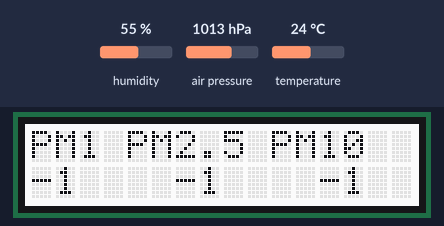
Bench run of a sketch on a simulated Arduino Mega 2560, built with avr-gcc and run on an emulated ATmega2560. On the bench: 16×2 character LCD. The inputs (shaded band) are chosen by the test bench; at power-on: humidity 55 %, air pressure 1013 hPa, temperature 24 °C. What the sketch prints to the serial monitor is not drawn.

Above: at 3.9 s.
4.0 s: humidity set to 22 %
At 17.3 s:
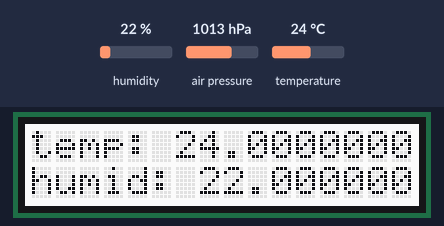
18.0 s: air pressure set to 952 hPa
At 30.4 s:
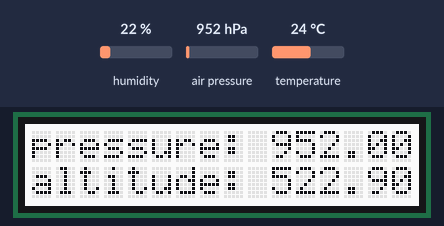
30.8 s: temperature set to 7 °C
At 39.1 s:
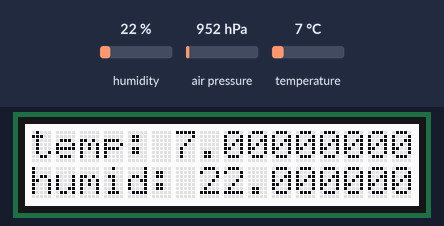
41.2 s: air pressure set to 1000 hPa
At 50.9 s:
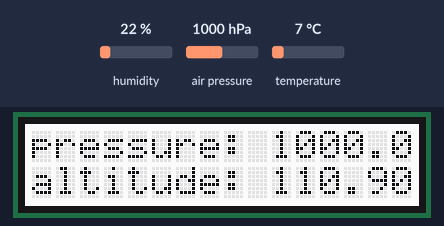
51.6 s: air pressure set to 975 hPa
At 61.7 s:
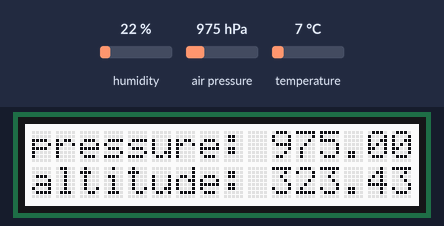
62.0 s: temperature set to 12 °C
At 69.5 s:
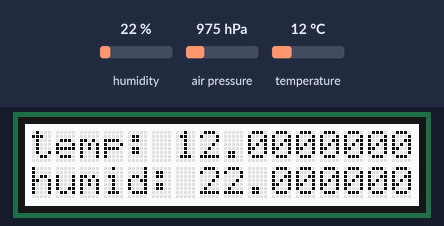
Timing chart, 0 to 71.0 s (numbered marks = the images above; inputs shaded):
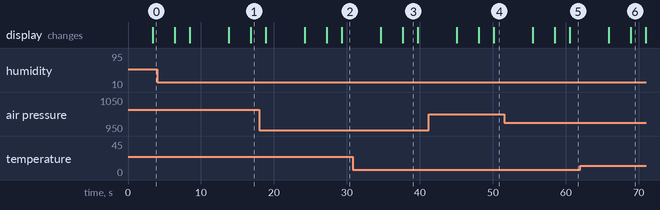

Measured:
- what the display in image 3 shows lasts 2.0 s, from 37.7 s to 39.7 s

The sketch:

AnySense.ino
```cpp
#include "config.h"
#include <Wire.h>
#include <Arduino.h>

#define VERSION 0.2

//=======================================
//=======================================
#if Output_LCD>0

  #if Output_LCD==1
    #include <rgb_lcd.h>
    rgb_lcd lcd;
  #endif

  void init_Output_LCD(){
    #if Output_LCD==1
      lcd.begin(16, 2);
    #endif
  }

  void set_Output_LCD_clear(){
    #if Output_LCD==1
      lcd.clear();
    #endif
  }

  void set_Output_LCD_bgcolor(int r=0, int g=0, int b=0){
    #if Output_LCD==1
      lcd.setRGB(r,g,b);
    #endif
  }

  void set_Output_LCD_print(int c=0, int l=0, String msg=""){
    #if Output_LCD==1
      lcd.setCursor(c, l);
      lcd.print(msg);
    #endif
  }

#endif

//=======================================
//=======================================
#if Sense_PM>0
  #if Sense_PM==1
    // Serial1.begin(9600);
  #elif Sense_PM==2
    #include <SoftwareSerial.h>
    SoftwareSerial mySerial(10, 11);
  #elif Sense_PM==3
    // Serial1.begin(9600);
  #elif Sense_PM==4
    #include <SoftwareSerial.h>
    SoftwareSerial mySerial(10, 11);
  #elif Sense_PM==5
    // Serial1.begin(9600);
  #elif Sense_PM==6
    #include <SoftwareSerial.h>
    SoftwareSerial mySerial(10, 11);
  #endif


  void init_Sensor_PM(){
    #if Sense_PM==1
      // Serial1.begin(9600);
    #elif Sense_PM==2
      // mySerial.begin(9600);
    #elif Sense_PM==3
      // Serial1.begin(9600);
    #elif Sense_PM==4
      // mySerial.begin(9600);
    #elif Sense_PM==5
      // Serial1.begin(9600);
    #elif Sense_PM==6
      // mySerial.begin(9600);
    #endif
    return;
  }

  void get_Sensor_PM(int *PM1 = 0, int *PM25 = 0, int *PM10 = 0){

    #if Sense_PM==1

      // based on the LASS codes: https://github.com/LinkItONEDevGroup/LASS/blob/master/Device_LinkItOne/LASS/LASS.ino
      unsigned long timeout = millis();
      int count=0;
      byte incomeByte[24];
      boolean startcount=false;
      byte data;
      Serial1.begin(9600);
      while (1){
        if((millis() - timeout) > 3000) {
          Serial.println("[G3-ERROR-TIMEOUT]");
          break;
        }
        if(Serial1.available()){
          data=Serial1.read();
          if(data==0x42 && !startcount){
            startcount = true;
            count++;
            incomeByte[0]=data;
          } else if (startcount){
            count++;
            incomeByte[count-1]=data;
            if(count>=24) {break;}
          }
        }
      }
      Serial1.end();
      Serial1.flush();
      unsigned int calcsum = 0; // BM
      unsigned int exptsum;
      for(int i = 0; i < 22; i++) {
        calcsum += (unsigned int)incomeByte[i];
      }

      exptsum = ((unsigned int)incomeByte[22] << 8) + (unsigned int)incomeByte[23];
      if(calcsum == exptsum) {
        *PM1 = ((unsigned int)incomeByte[10] << 8) + (unsigned int)incomeByte[11];
        *PM25 = ((unsigned int)incomeByte[12] << 8) + (unsigned int)incomeByte[13];
        *PM10 = ((unsigned int)incomeByte[14] << 8) + (unsigned int)incomeByte[15];
      } else {
        Serial.println("#[exception] PM2.5 Sensor CHECKSUM ERROR!");
        *PM1 = -1;
        *PM25 = -1;
        *PM10 = -1;
      }

    #elif Sense_PM==2

      // based on the LASS codes: https://github.com/LinkItONEDevGroup/LASS/blob/master/Device_LinkItOne/LASS/LASS.ino
      unsigned long timeout = millis();
      int count=0;
      byte incomeByte[24];
      boolean startcount=false;
      byte data;
      mySerial.begin(9600);
      while (1){
        if((millis() - timeout) > 3000) {
          Serial.println("[G3-ERROR-TIMEOUT]");
          break;
        }
        if(mySerial.available()){
          data=mySerial.read();
          if(data==0x42 && !startcount){
            startcount = true;
            count++;
            incomeByte[0]=data;
          } else if (startcount){
            count++;
            incomeByte[count-1]=data;
            if(count>=24) {break;}
          }
        }
      }
      mySerial.end();
      mySerial.flush();
      unsigned int calcsum = 0; // BM
      unsigned int exptsum;
      for(int i = 0; i < 22; i++) {
        calcsum += (unsigned int)incomeByte[i];
      }

      exptsum = ((unsigned int)incomeByte[22] << 8) + (unsigned int)incomeByte[23];
      if(calcsum == exptsum) {
        *PM1 = ((unsigned int)incomeByte[10] << 8) + (unsigned int)incomeByte[11];
        *PM25 = ((unsigned int)incomeByte[12] << 8) + (unsigned int)incomeByte[13];
        *PM10 = ((unsigned int)incomeByte[14] << 8) + (unsigned int)incomeByte[15];
      } else {
        Serial.println("#[exception] PM2.5 Sensor CHECKSUM ERROR!");
        *PM1 = -1;
        *PM25 = -1;
        *PM10 = -1;
      }

    #elif Sense_PM==3

      unsigned long timeout = millis();
      int count=0;
      byte incomeByte[32];
      boolean startcount=false;
      byte data;
      Serial1.begin(9600);
      while (1){
        if((millis() -timeout) > 1500) {
          Serial.println("[A4-ERROR-TIMEOUT]");
          //#TODO:make device fail alarm message here
          break;
        }
        if(Serial1.available()){
          data=Serial1.read();
          if(data==0x32 && !startcount){
            startcount = true;
            count++;
            incomeByte[0]=data;
          }else if(startcount){
            count++;
            incomeByte[count-1]=data;
            if(count>=32) {break;}
          }
        }
      }
      Serial1.end();
      Serial1.flush();
      unsigned int calcsum = 0; // BM
      unsigned int exptsum;
      for(int i = 0; i < 29; i++) {
        calcsum += (unsigned int)incomeByte[i];
      }

      exptsum = ((unsigned int)incomeByte[30] << 8) + (unsigned int)incomeByte[31];
      if(calcsum == exptsum) {
        *PM1 = ((unsigned int)incomeByte[4] << 8) + (unsigned int)incomeByte[5];
        *PM25 = ((unsigned int)incomeByte[6] << 8) + (unsigned int)incomeByte[7];
        *PM10 = ((unsigned int)incomeByte[8] << 8) + (unsigned int)incomeByte[9];
      } else {
        Serial.println("#[exception] PM2.5 Sensor CHECKSUM ERROR!");
        *PM1 = -1;
        *PM25 = -1;
        *PM10 = -1;
      }

    #elif Sense_PM==4

      unsigned long timeout = millis();
      int count=0;
      byte incomeByte[32];
      boolean startcount=false;
      byte data;
      mySerial.begin(9600);
      while (1){
        if((millis() -timeout) > 1500) {
          Serial.println("[A4-ERROR-TIMEOUT]");
          //#TODO:make device fail alarm message here
          break;
        }
        if(mySerial.available()){
          data=mySerial.read();
          if(data==0x32 && !startcount){
            startcount = true;
            count++;
            incomeByte[0]=data;
          }else if(startcount){
            count++;
            incomeByte[count-1]=data;
            if(count>=32) {break;}
          }
        }
      }
      mySerial.end();
      mySerial.flush();
      unsigned int calcsum = 0; // BM
      unsigned int exptsum;
      for(int i = 0; i < 29; i++) {
        calcsum += (unsigned int)incomeByte[i];
      }

      exptsum = ((unsigned int)incomeByte[30] << 8) + (unsigned int)incomeByte[31];
      if(calcsum == exptsum) {
        *PM1 = ((unsigned int)incomeByte[4] << 8) + (unsigned int)incomeByte[5];
        *PM25 = ((unsigned int)incomeByte[6] << 8) + (unsigned int)incomeByte[7];
        *PM10 = ((unsigned int)incomeByte[8] << 8) + (unsigned int)incomeByte[9];
      } else {
        Serial.println("#[exception] PM2.5 Sensor CHECKSUM ERROR!");
        *PM1 = -1;
        *PM25 = -1;
        *PM10 = -1;
      }

    #elif Sense_PM==5

      // based on the LASS codes: https://github.com/LinkItONEDevGroup/LASS/blob/master/Device_LinkItOne/LASS/LASS.ino
      unsigned long timeout = millis();
      int count=0;
      byte incomeByte[32];
      boolean startcount=false;
      byte data;
      Serial1.begin(9600);
      while (1){
        if((millis() - timeout) > 3000) {
          Serial.println("[G5-ERROR-TIMEOUT]");
          break;
        }
        if(Serial1.available()){
          data=Serial1.read();
          if(data==0x42 && !startcount){
            startcount = true;
            count++;
            incomeByte[0]=data;
          } else if (startcount){
            count++;
            incomeByte[count-1]=data;
            if(count>=32) {break;}
          }
        }
      }
      Serial1.end();
      Serial1.flush();
      unsigned int calcsum = 0; // BM
      unsigned int exptsum;
      for(int i = 0; i < 29; i++) {
        calcsum += (unsigned int)incomeByte[i];
      }

      exptsum = ((unsigned int)incomeByte[30] << 8) + (unsigned int)incomeByte[31];
      if(calcsum == exptsum) {
        *PM1 = ((unsigned int)incomeByte[10] << 8) + (unsigned int)incomeByte[11];
        *PM25 = ((unsigned int)incomeByte[12] << 8) + (unsigned int)incomeByte[13];
        *PM10 = ((unsigned int)incomeByte[14] << 8) + (unsigned int)incomeByte[15];
      } else {
        Serial.println("#[exception] PM2.5 Sensor CHECKSUM ERROR!");
        *PM1 = -1;
        *PM25 = -1;
        *PM10 = -1;
      }

    #elif Sense_PM==6

      // based on the LASS codes: https://github.com/LinkItONEDevGroup/LASS/blob/master/Device_LinkItOne/LASS/LASS.ino
      unsigned long timeout = millis();
      int count=0;
      byte incomeByte[32];
      boolean startcount=false;
      byte data;
      mySerial.begin(9600);
      while (1){
        if((millis() - timeout) > 3000) {
          Serial.println("[G5-ERROR-TIMEOUT]");
          break;
        }
        if(mySerial.available()){
          data=mySerial.read();
          if(data==0x42 && !startcount){
            startcount = true;
            count++;
            incomeByte[0]=data;
          } else if (startcount){
            count++;
            incomeByte[count-1]=data;
            if(count>=32) {break;}
          }
        }
      }
      mySerial.end();
      mySerial.flush();
      unsigned int calcsum = 0; // BM
      unsigned int exptsum;
      for(int i = 0; i < 29; i++) {
        calcsum += (unsigned int)incomeByte[i];
      }

      exptsum = ((unsigned int)incomeByte[30] << 8) + (unsigned int)incomeByte[31];
      if(calcsum == exptsum) {
        *PM1 = ((unsigned int)incomeByte[10] << 8) + (unsigned int)incomeByte[11];
        *PM25 = ((unsigned int)incomeByte[12] << 8) + (unsigned int)incomeByte[13];
        *PM10 = ((unsigned int)incomeByte[14] << 8) + (unsigned int)incomeByte[15];
      } else {
        Serial.println("#[exception] PM2.5 Sensor CHECKSUM ERROR!");
        *PM1 = -1;
        *PM25 = -1;
        *PM10 = -1;
      }
    #endif

    return;
  }

#endif

//=======================================
//=======================================
#if Sense_Barometer>0

  #if Sense_Barometer==1
    #include <HP20x_dev.h>
    unsigned char ret = 0;
  #elif Sense_Barometer==2
    #include <Barometer.h>
    Barometer myBarometer;
  #elif Sense_Barometer==3
    #ifndef __BME280__
      #define __BME280__
      #include <Adafruit_BME280.h>
      #include <Adafruit_Sensor.h>
      #include <SPI.h>
      Adafruit_BME280 bme;
    #endif
    #define SEALEVELPRESSURE_HPA (1013.25)
  #endif

  void init_Sensor_Barometer(){
    #if Sense_Barometer==1
      delay(150);     // Power up,delay 150ms,until voltage is stable
      HP20x.begin();  // Reset HP20x_dev
      delay(100);

      // Determine HP20x_dev is available or not
      ret = HP20x.isAvailable();
      if (OK_HP20X_DEV == ret) {
        Serial.println("HP20x_dev is available.\n");
      } else {
        Serial.println("HP20x_dev isn't available.\n");
      }
    #elif Sense_Barometer==2
      myBarometer.init();
    #elif Sense_Barometer==3
      // BME280 has been setup in Sense_TH
    #endif

    return;
  }

  float get_Sensor_Barometer_Temperature(){
  float temperature = 0.0;
    #if Sense_Barometer==1
      if(OK_HP20X_DEV == ret){
        temperature = HP20x.ReadTemperature() / 100.0;
      }
    #elif Sense_Barometer==2
      temperature = myBarometer.bmp085GetTemperature(myBarometer.bmp085ReadUT()); //Get the temperature, bmp085ReadUT MUST be called first
    #elif Sense_Barometer==3
      temperature = bme.readTemperature();
    #endif
    return temperature;
  }

  float get_Sensor_Barometer_Altitude(){
  float altitude = 0.0;
    #if Sense_Barometer==1
      if(OK_HP20X_DEV == ret){
        altitude = HP20x.ReadAltitude() / 100.0;
      }
    #elif Sense_Barometer==2
      altitude = myBarometer.calcAltitude(get_Sensor_Barometer_Pressure()); //Uncompensated calculation - in Meters
    #elif Sense_Barometer==3
      altitude = bme.readAltitude(SEALEVELPRESSURE_HPA);
    #endif
    return altitude;
  }

  float get_Sensor_Barometer_Pressure(){
  float pressure = 0.0;
    #if Sense_Barometer==1
      if(OK_HP20X_DEV == ret){
        pressure = HP20x.ReadPressure() / 100.0;
      }
    #elif Sense_Barometer==2
      pressure = myBarometer.bmp085GetPressure(myBarometer.bmp085ReadUP());//Get the temperature
    #elif Sense_Barometer==3
      pressure = bme.readPressure() / 100.0F;
    #endif
    return pressure;
  }
#endif      // end of #if Sense_Barometer>0


//=======================================
//=======================================
#if Sense_Light>0
  #if Sense_Light==1
    #include <Digital_Light_TSL2561.h>
  #elif Sense_Light==2
    #include <Digital_Light_TSL2561.h>
    #include <Adafruit_SI1145.h>
    Adafruit_SI1145 SI1145 = Adafruit_SI1145();
  #endif

  void init_Sensor_Light(){
    #if Sense_Light==1
      TSL2561.init();
    #elif Sense_Light==2
      while (!SI1145.begin()){
        Serial.println("[Warning] Didn't find SI1145");
      }
    #endif
    return;
  }

  long get_Sensor_Light(){
  uint16_t light = 0;
    #if Sense_Light==1
      light = TSL2561.readVisibleLux();
    #elif Sense_Light==2
      light = SI1145.readVisible() - 255;
      Serial.println(light,DEC);
      light = light * 14.5 / 0.282;
      Serial.println(light,DEC);
//      light = SI1145.readIR();
//      Serial.println(light,DEC);
//      light = SI1145.readUV();
//      Serial.println(light,DEC);
    #endif
    return light;
  }

#endif      // end of #if Sense_Light>0

//=======================================
//=======================================
#if Sense_TH>0

  #if Sense_TH==1
/*    #include <DHT.h>
    DHT dht(DHTPIN_A, DHTTYPE_A);
  #elif Sense_TH==2
 */
    #include <DHT_linkit.h>
    DHT_linkit dht(DHTPIN_D, DHTTYPE_D);
  #elif Sense_TH==2
    #include <Adafruit_SHT31.h>
    Adafruit_SHT31 sht31 = Adafruit_SHT31();
  #elif Sense_TH==3
    #ifndef __BME280__
      #define __BME280__
      #include <Adafruit_BME280.h>
      #include <Adafruit_Sensor.h>
      #include <SPI.h>
      Adafruit_BME280 bme;
    #endif
  #endif

  void init_Sensor_Temperature(){
    #if Sense_TH==1
/*
      dht.begin();
    #elif Sense_TH==2
 */
      dht.begin();
    #elif Sense_TH==2
      if (! sht31.begin(0x44)) {   // Set to 0x45 for alternate i2c addr
        Serial.println("Couldn't find SHT31");
        while (1) delay(1);
      }
    #elif Sense_TH==3
      if (!bme.begin()) {
        Serial.println("Could not find a valid BME280 sensor, check wiring!");
        while (1);
       }
    #endif
    return;
  }

  float get_Sensor_Temperature(){
  float temperature = 0.0;
  float humidity = 0.0;
    #if Sense_TH==1
/*
      temperature = dht.readTemperature();
    #elif Sense_TH==2
 */
      dht.readHT(&temperature, &humidity);
      while (isnan(temperature) || isnan(humidity) || temperature<0 || temperature>80 || humidity<0 || humidity > 100){
        Serial.println("Something wrong with DHT => retry it!");
        delay(100);
        dht.readHT(&temperature, &humidity);
      }
    #elif Sense_TH==2
      temperature = sht31.readTemperature();
    #elif Sense_TH==3
      temperature = bme.readTemperature();
    #endif

    if (isnan(temperature)) {
      Serial.println("Failed to read temperature");
      temperature = 0;
    }
    return temperature;
  }

  float get_Sensor_Humidity(){
  float temperature = 0.0;
  float humidity = 0.0;
    #if Sense_TH==1
/*
      humidity = dht.readHumidity();
    #elif Sense_TH==2
 */
      dht.readHT(&temperature, &humidity);
      while (isnan(temperature) || isnan(humidity) || temperature<0 || temperature>80 || humidity<0 || humidity > 100){
        Serial.println("Something wrong with DHT => retry it!");
        delay(100);
        dht.readHT(&temperature, &humidity);
      }
    #elif Sense_TH==2
      humidity = sht31.readHumidity();
    #elif Sense_TH==3
      humidity = bme.readHumidity();
    #endif

    if (isnan(humidity)) {
      Serial.println("Failed to read humidity");
      humidity = 0;
    }
    return humidity;
  }

#endif    // end of #if Sense_TH>0

//=======================================
//=======================================


void setup()
{
  // Configure the serial communication line at 9600 baud (bits per second.)
  Serial.begin(9600);

  #if Output_LCD>0
    init_Output_LCD();
  #endif

  #if Sense_PM>0
    init_Sensor_PM();
  #endif

  #if Sense_TH>0
    init_Sensor_Temperature();
  #endif

  #if Sense_Light>0
    init_Sensor_Light();
  #endif

  #if Sense_Barometer>0
    init_Sensor_Barometer();
  #endif

}

void loop()
{
long value_light;
float value_pressure, value_altitude, value_temperature_barometer;
float value_temperature, value_humidity;
int value_PM1, value_PM25, value_PM10;
String msg;

  #if Sense_Light>0
    value_light = get_Sensor_Light();
    Serial.print("[Sensor-Light] light = ");
    Serial.println(value_light,DEC);
    delay(2000);
  #endif

  #if Sense_PM>0
    get_Sensor_PM(&value_PM1, &value_PM25, &value_PM10);
    Serial.print("[Sensor-PM] PM1 = ");
    Serial.println(value_PM1,DEC);
    Serial.print("[Sensor-PM] PM25 = ");
    Serial.println(value_PM25,DEC);
    Serial.print("[Sensor-PM] PM10 = ");
    Serial.println(value_PM10,DEC);
  #endif

  #if Sense_TH>0
    value_humidity = get_Sensor_Humidity();
    value_temperature = get_Sensor_Temperature();
    Serial.print("[Sensor-TH] temperature = ");
    Serial.println(value_temperature,DEC);
    Serial.print("[Sensor-TH] humidity = ");
    Serial.println(value_humidity,DEC);
  #endif

  #if Sense_Barometer>0
    value_temperature_barometer = get_Sensor_Barometer_Temperature();
    value_pressure = get_Sensor_Barometer_Pressure();
    value_altitude = get_Sensor_Barometer_Altitude();

    Serial.print("[Sensor-Barometer] temperature = ");
    Serial.println(value_temperature_barometer,DEC);
    Serial.print("[Sensor-Barometer] pressure = ");
    Serial.println(value_pressure,DEC);
    Serial.print("[Sensor-Barometer] altitude = ");
    Serial.println(value_altitude,DEC);
  #endif

  #if Output_LCD>0

    #if Sense_PM>0
      set_Output_LCD_clear();
      msg = String("PM1 PM2.5 PM10");
      set_Output_LCD_print(0, 0, msg);
      msg = String(value_PM1,DEC) + "    " + String(value_PM25,DEC) + "    " + String(value_PM10,DEC);
      set_Output_LCD_print(0, 1, msg);
      delay(3000);
    #endif

    #if Sense_TH>0
      set_Output_LCD_clear();
      msg = "temp: " + String(value_temperature,DEC);
      set_Output_LCD_print(0, 0, msg);
      msg = "humid: " + String(value_humidity,DEC);
      set_Output_LCD_print(0, 1, msg);
      delay(2000);
    #endif

    #if Sense_Light>0
      if (value_light<150){
        set_Output_LCD_bgcolor(0,255,0);
      } else {
        set_Output_LCD_bgcolor(0,0,0);
      }
      set_Output_LCD_clear();

      msg = "light: " + String(value_light,DEC);
      set_Output_LCD_print(0, 0, msg);
      delay(2000);
    #endif

    #if Sense_Barometer>0
      set_Output_LCD_clear();
      msg = "pressure: " + String(value_pressure,DEC);
      set_Output_LCD_print(0, 0, msg);
      msg = "altitude: " + String(value_altitude,DEC);
      set_Output_LCD_print(0, 1, msg);
      delay(2000);
    #endif

  #endif

}
```

Source omitted: config.h (1116 bytes)
